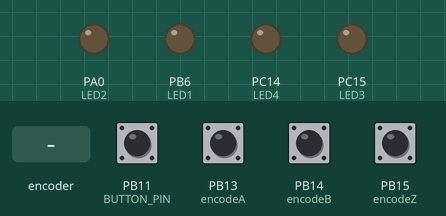
This sketch was run on a simulated STM32 Blue Pill. Shown: output pins drawn as LEDs (lit = HIGH). The test bench sets the inputs (shaded band); at power-on: PB11 (BUTTON_PIN), PB13 (encodeA), PB14 (encodeB), PB15 (encodeZ) HIGH. Storage starts empty; what the sketch prints to the serial monitor is not drawn.

Above: at 1.2 s.
1.3 s: rotary encoder on PB13 (encodeA) / PB14 (encodeB) turned 1 step (first pin leading)
At 2.5 s:
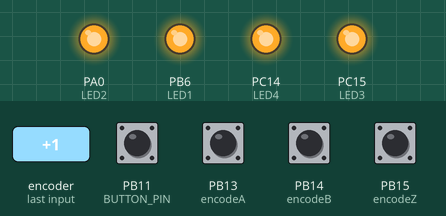
Timing chart, 0 to 4.3 s (numbered marks = the images above; inputs shaded):
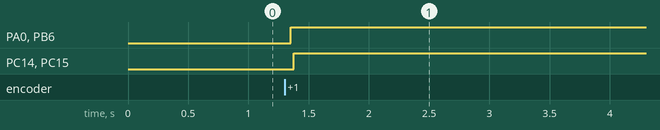

The sketch:

Encoder_Settings.ino
```cpp
#include <SD.h>
#include <SPI.h>
#include <EEPROM.h>

const int cs_0 = PA4;

const int BUTTON_PIN = PB11;       // the number of the pushbutton pin
const int LONG_PRESS_TIME = 5000;  // 1000 milliseconds

// Variables will change:
int lastState = LOW;  // the previous state from the input pin
int currentState;     // the current reading from the input pin
unsigned long pressedTime = 0;
unsigned long releasedTime = 0;

//Define Encoder
#define encodeA PB13
#define encodeB PB14
#define encodeZ PB15
volatile int countA = 0;
volatile int countB = 0;

volatile int cumuCountA = 0;
volatile int cumuCountB = 0;

int Dir = 0;  //  CW = 1, Not MOving = 0, CCW = -1

//LED OUTPUT
int LED1 = PB6;
int LED2 = PA0;
int LED3 = PC15;
int LED4 = PC14;

void setup() {
  Serial.begin(9600);
  while (!Serial) {};
  pinMode(BUTTON_PIN, INPUT_PULLUP);
  pinMode(LED1, OUTPUT);
  pinMode(LED2, OUTPUT);
  pinMode(LED3, OUTPUT);
  pinMode(LED4, OUTPUT);

  pinMode(encodeA, INPUT);
  pinMode(encodeB, INPUT);
  pinMode(encodeZ, INPUT);
  attachInterrupt(encodeA, pulseA, RISING);
  attachInterrupt(encodeB, pulseB, RISING);
  attachInterrupt(encodeZ, pulseZ, RISING);

  if (!SD.begin(cs_0)) {
    Serial.println("Card failed, or not present");
    // don't do anything more:
    while (1)
      ;
  }
  Serial.println("card initialized.");
}

void loop() {
  // read the state of the switch/button:
  currentState = digitalRead(BUTTON_PIN);

  if (lastState == HIGH && currentState == LOW)  // button is pressed
    pressedTime = millis();
  else if (lastState == LOW && currentState == HIGH) {  // button is released
    releasedTime = millis();

    long pressDuration = releasedTime - pressedTime;

    if (pressDuration > LONG_PRESS_TIME) {
      File dataFile = SD.open("Encoder.txt", FILE_WRITE);

      // if the file is available, write to it:
      if (dataFile) {
        dataFile.print(countA);  //Print Encoder Data to SD Card
        dataFile.print('/t');    //Print Encoder Data to SD Card
        dataFile.print(countB);  //Print Encoder Data to SD Card
        dataFile.print('/t');    //Print Encoder Data to SD Card
        dataFile.print(Dir);     //Print Encoder Data to SD Card
        dataFile.print('/t');    //Print Encoder Data to SD Card
        dataFile.close();
        // print to the serial port too:
        Serial.println();  //Print Encoder Data
      }
      // if the file isn't open, pop up an error:
      else {
        Serial.println("error opening datalog.txt");
      }
    } else if (pressDuration < LONG_PRESS_TIME) {
      /* ------------ Safety Command --------------------------- */
    }
  }
  // save the the last state
  lastState = currentState;
}

void checkDirection() {
  if (digitalRead(encodeB) == HIGH) {
    Dir = 1;
  } else {
    Dir = -1;
  }
}

void pulseA() {
  checkDirection();
  countA += Dir;
  cumuCountA += Dir;

  digitalWrite(LED1, HIGH);
  digitalWrite(LED2, HIGH);
}

void pulseB() {
  countB += Dir;
  cumuCountB += Dir;

  digitalWrite(LED3, HIGH);
  digitalWrite(LED4, HIGH);
}

void pulseZ() {
  countA = 0;
  countB = 0;
}
```

Measured:
- after the input at 1.3 s, PA0 (LED2), PB6 (LED1): LOW → HIGH after 0.05 s; PC14 (LED4), PC15 (LED3): LOW → HIGH after 0.08 s
